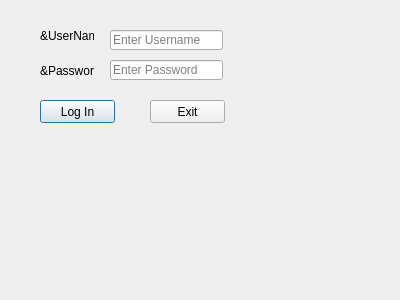
<?xml version="1.0" encoding="UTF-8"?>
<ui version="4.0">
 <class>LoginDialog</class>
 <widget class="QDialog" name="LoginDialog">
  <property name="geometry">
   <rect>
    <x>0</x>
    <y>0</y>
    <width>400</width>
    <height>300</height>
   </rect>
  </property>
  <property name="windowTitle">
   <string>Dialog</string>
  </property>
  <widget class="QLabel" name="label">
   <property name="geometry">
    <rect>
     <x>40</x>
     <y>20</y>
     <width>54</width>
     <height>31</height>
    </rect>
   </property>
   <property name="text">
    <string>&amp;UserName</string>
   </property>
  </widget>
  <widget class="QLabel" name="label_2">
   <property name="geometry">
    <rect>
     <x>40</x>
     <y>60</y>
     <width>54</width>
     <height>21</height>
    </rect>
   </property>
   <property name="text">
    <string>&amp;Password</string>
   </property>
  </widget>
  <widget class="QLineEdit" name="usrLineEdit">
   <property name="geometry">
    <rect>
     <x>110</x>
     <y>30</y>
     <width>113</width>
     <height>20</height>
    </rect>
   </property>
   <property name="placeholderText">
    <string>Enter Username</string>
   </property>
  </widget>
  <widget class="QLineEdit" name="pwLineEdit">
   <property name="geometry">
    <rect>
     <x>110</x>
     <y>60</y>
     <width>113</width>
     <height>20</height>
    </rect>
   </property>
   <property name="echoMode">
    <enum>QLineEdit::Password</enum>
   </property>
   <property name="placeholderText">
    <string>Enter Password</string>
   </property>
  </widget>
  <widget class="QPushButton" name="loginBtn">
   <property name="geometry">
    <rect>
     <x>40</x>
     <y>100</y>
     <width>75</width>
     <height>23</height>
    </rect>
   </property>
   <property name="text">
    <string>Log In</string>
   </property>
  </widget>
  <widget class="QPushButton" name="exitBtn">
   <property name="geometry">
    <rect>
     <x>150</x>
     <y>100</y>
     <width>75</width>
     <height>23</height>
    </rect>
   </property>
   <property name="text">
    <string>Exit</string>
   </property>
  </widget>
 </widget>
 <resources/>
 <connections>
  <connection>
   <sender>exitBtn</sender>
   <signal>clicked()</signal>
   <receiver>LoginDialog</receiver>
   <slot>close()</slot>
   <hints>
    <hint type="sourcelabel">
     <x>187</x>
     <y>111</y>
    </hint>
    <hint type="destinationlabel">
     <x>199</x>
     <y>149</y>
    </hint>
   </hints>
  </connection>
 </connections>
</ui>
